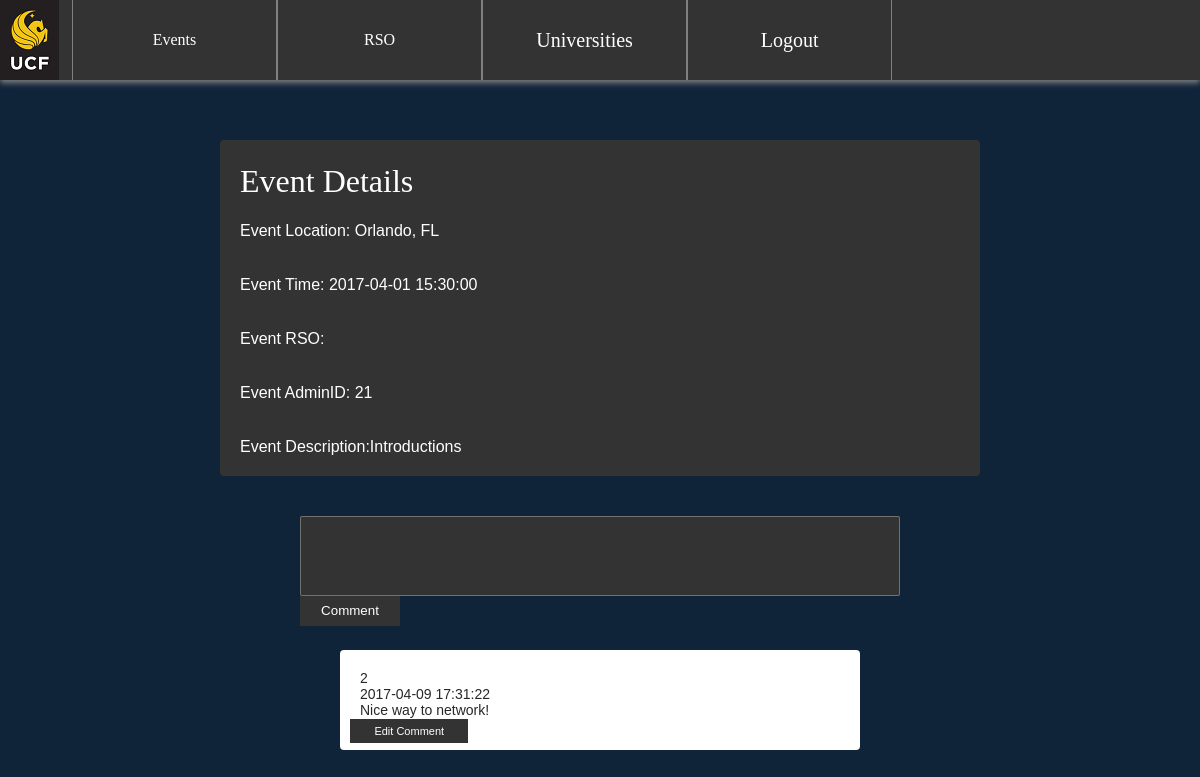
Screenshot of /Events/event_comments.php?varname=2 with the database file from the repository.
### tables this page shows
CREATE TABLE events (
    eid INTEGER NOT NULL AUTO_INCREMENT,
    aid INTEGER NOT NULL,
    rsoid INTEGER,
    description VARCHAR(255) NOT NULL,
    time DATETIME NOT NULL,
    venuetype VARCHAR(20) NOT NULL,
    eventtype VARCHAR(20) NOT NULL,
    location VARCHAR(1000) NOT NULL,
    longitude VARCHAR(1000),
    latitude VARCHAR(1000),
    approved BOOLEAN DEFAULT FALSE,
    PRIMARY KEY (eid),
    FOREIGN KEY (aid)
        REFERENCES admin (aid),
	FOREIGN KEY (rsoid)
		REFERENCES rsoaffiliation (rsoid)
);

CREATE TABLE comment (
    commentid INTEGER NOT NULL AUTO_INCREMENT,
    uid INTEGER NOT NULL,
    eid INTEGER NOT NULL,
    rating INTEGER,
    ctime TIMESTAMP DEFAULT CURRENT_TIMESTAMP,
    comment VARCHAR(255),
    PRIMARY KEY (commentid),
    FOREIGN KEY (uid)
        REFERENCES user (uid),
    FOREIGN KEY (eid)
        REFERENCES events (eid)
);

### Events/event_comments.php (the view, shortened to what this page needs)
<?php
include '../Navbar/includes/dbh.php';
            ?><script type="text/javascript">location.href = 'comment_edit.php';</script><?php
            $eid = $_SESSION['eid'];
    function getComments($mysqli){
        $eid = $_SESSION['eid'];
        $sql = "SELECT * FROM comment WHERE eid= '$eid'";
        $result = mysqli_query($mysqli, $sql);
        if(mysqli_num_rows($result)>0){
            while($row = $result ->fetch_assoc()){
                echo "<div class='comment-box'><p>";
                    echo $row['uid']."<br>";
                    echo $row['ctime']."<br>";
                $commentid = $row['commentid'];
                    echo nl2br($row['comment']);
                    echo "<br>";
              echo'<td><h3><a href="comment_edit.php?commentid='.$commentid.'">Edit Comment</a></h3></td></tr>';
                echo "<p></div>";
            }
        } else{
            echo "No comments have been made. Be the first to comment now!";
        }
    }
        $sql = "SELECT * FROM events WHERE eid = '$eid'";
        $result = mysqli_query($mysqli, $sql);
        if(mysqli_num_rows($result) > 0 ){
            $row = $result ->fetch_assoc();
            $description = $row['description'];
            $location = $row['location'];
            $eventTime = $row['time'];
            $rsoID = $row['rsoid'];
            $aid = $row['aid'];
        }else{
            echo "No event with that Event ID Exists!";
        }
?>
<!DOCTYPE html>
<html>
<head>
<link rel="stylesheet" type="text/css" href="../Navbar/Signup/signupStyle.css">
</head>
<body>
<?php
    echo "<div class='event-box'><p>";
            echo "<ul id='eventdetails'>";
                echo "<h1>Event Details</h1>";
                echo "<li>Event Location: $location</li><br><br>";
                echo "<li>Event Time: $eventTime</li><br><br>";
                echo "<li>Event RSO: $rsoID</li><br><br>";
                echo "<li>Event AdminID: $aid</li><br><br>";
                echo "<li>Event Description:";
                echo nl2br($description)."<br>";
            echo "</ul>";
                echo "<p></div>";
   echo" <form method='POST' action='".setComments($mysqli)."'>
        <input type='hidden' name='uid' value='Anonymous'>
        <input type='hidden' name='date' value='".date('Y-m-d H:i:s')."'>
        <textarea name='message'></textarea><br>
        <button class='commentsubmit' type='submit' name='commentSubmit'>Comment</button>
    </form>";
getComments($mysqli)
?>
</body>
</html>

### Navbar/Signup/signupStyle.css (style rules this page uses)
* { margin:0; padding:0; }
h1 { font-size: 2em; font-family: "Core Sans N W01 35 Light"; font-weight: normal; margin: .67em 0; display: block; }
img { margin-bottom: 20px; }
body { color: #fff; background-color:#f0f0f0; font-family:helvetica; background:url('http://clevertechie.com/img/bnet-bg.jpg') #0f2439 no-repeat center top; }
select, textarea, input[type="text"], input[type="password"], input[type="email"] { height:30px; width:100%;; display: inline-block; vertical-align: middle; height: 34px; padding: 0 10px; margin-top: 3px; margin-bottom: 10px; font-size: 15px; line-height: 20px; border: 1px solid rgba(255, 255, 255, 0.3); background-color: rgba(0, 0, 0, 0.5); color: rgba(255, 255, 255, 0.7); -moz-box-sizing: border-box; box-sizing: border-box; border-radius: 2px; }
select, textarea, input[type="text"], input[type="password"], input[type="email"] { -webkit-appearance: none; -moz-appearance: none; -ms-appearance: none; appearance: none; -webkit-transition: background-position 0.2s, background-color 0.2s, border-color 0.2s, box-shadow 0.2s; transition: background-position 0.2s, background-color 0.2s, border-color 0.2s, box-shadow 0.2s; }

### Events/event_comments.php (style rules this page uses)
* { margin: auto; }
textarea { width: 50%; margin-top: 3%; margin-left: 25%; margin-bottom: 0%; height: 80px; background-color: #333; resize:none; }
.commentsubmit { width: 100px; height: 30px; margin-left: 25%; margin-bottom: 2%; background-color: #333; border: none; color: #fff; font-family: arial; font-weight: 400; cursor: pointer; }
.comment-box { width: 40%; padding: 20px; padding-bottom: 10px; margin-bottom: 4px; background-color: #fff; border-radius: 4px; }
.comment-box p { font-family: arial; font-size: 14px; line-height: 16px; color: #282828; font-weight: 100; }
.event-box { margin-top: 5%; width: 60%; padding: 20px; padding-top: 2px; margin-bottom: 4px; background-color: #333; border-radius: 4px; }
.event-box p { font-family: arial; font-size: 14px; line-height: 16px; color: #fff; font-weight: 100; }
ul { margin-left: none; text-align: left; list-style: none; }
h3 a { width: 100px; height: 30px; font-size: 11px; margin-left: -2%; margin-bottom: 0%; padding: 6px; padding-left: 5%; padding-right: 5%; background-color: #333; border: none; color: #fff; font-family: arial; font-weight: 400; cursor: pointer; text-decoration: none; }

### rows the page displays
events: location "Orlando, FL", time "2017-04-01 15:30:00", aid "21", description "Introductions"
comment: uid "2", ctime "2017-04-09 17:31:22", comment "Nice way to network!"
